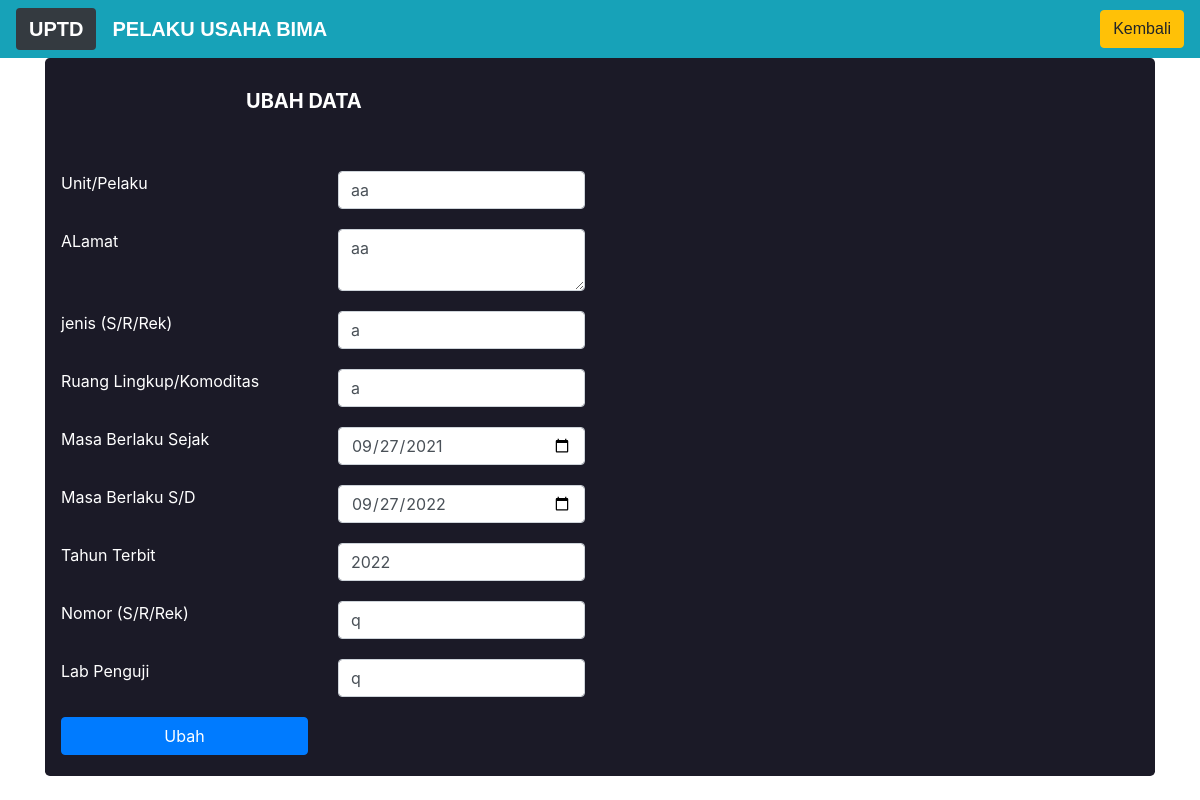
Screenshot of /bimaedit.php?nomor=3 with the database file from the repository.
### tables this page shows
CREATE TABLE `bima` (
  `nomor` int(50) NOT NULL,
  `unit` varchar(50) NOT NULL,
  `alamat` text NOT NULL,
  `jenis` varchar(50) NOT NULL,
  `rlk` varchar(50) NOT NULL,
  `mulai` date NOT NULL,
  `sampai` date NOT NULL,
  `tahun` int(20) NOT NULL,
  `rek` varchar(50) NOT NULL,
  `lab` varchar(50) NOT NULL
);

### bimaedit.php (the view, shortened to what this page needs)
<!DOCTYPE html>
<html>
<head>
	<link rel="stylesheet" href="css/bootstrap.css">
	<link rel="stylesheet" href="css/bootstrap.min.css">
  <link rel="stylesheet" type="text/css" href="css/editlobar.css">
</head>
<body style="background-image: url(css/q.png)">
<nav class="navbar navbar-expand-lg navbar-dark bg-info">
  <a class="navbar-brand btn bg-dark" href="#"><b>UPTD</b></a>
  <a class="navbar-brand" href="#"><b>PELAKU USAHA BIMA</b></a>
  <div class="collapse navbar-collapse" id="navbarNav">
    <ul class="navbar-nav ml-auto">
	<li class="nav-item">
        <a class=" btn btn-warning " href="bimatampil.php">Kembali</a>
      </li>
    </ul>
  </div>
</nav>
	<div class="container">
    <div class="jumbotron">
    <h4> <b>UBAH DATA</b></h4>
      <div class="col-sm-6">
        <?php
        include "koneksi.php";
        $sql = $koneksi->query("SELECT * FROM bima WHERE nomor=".$_GET['nomor']);
        $s = mysqli_fetch_array($sql);
        ?>
        <form action="bimapedit.php" method="POST">
          <div class="row">
            <div class="col-sm-6">
              <label>Unit/Pelaku</label>
            </div>
            <div class="col-sm-6">
              <input type="text" name="unit" class="form-control" autofocus value="<?php echo $s['unit']?>">
            </div>
          </div>
          <div class="row">
            <div class="col-sm-6">
              <label>ALamat</label>
            </div>
            <div class="col-sm-6">
            <textarea name="alamat" class="form-control" value=""><?php echo $s['alamat']?></textarea>
            </div>
          </div>
          <div class="row">
            <div class="col-sm-6">
              <label>jenis (S/R/Rek)</label>
            </div>
            <div class="col-sm-6">
            <input type="text" name="jenis" class="form-control" value="<?php echo $s['jenis']?>">
            </div>
          </div>
          <div class="row">
            <div class="col-sm-6">
              <label>Ruang Lingkup/Komoditas</label>
            </div>
            <div class="col-sm-6">
            <input type="text" name="rlk" class="form-control" value="<?php echo $s['rlk']?>">
            </div>
          </div>
          <div class="row">
            <div class="col-sm-6">
              <label>Masa Berlaku Sejak</label>
            </div>
            <div class="col-sm-6">
            <input type="date" name="mulai" class="form-control"  value="<?php echo $s['mulai']?>">
            </div>
          </div>
          <div class="row">
            <div class="col-sm-6">
              <label>Masa Berlaku S/D</label>
            </div>
            <div class="col-sm-6">
            <input type="date" name="sampai" class="form-control" value="<?php echo $s['sampai']?>">
            </div>
          </div>
          <div class="row">
            <div class="col-sm-6">
              <label>Tahun Terbit</label>
            </div>
            <div class="col-sm-6">
            <input type="text" name="tahun" class="form-control" value="<?php echo $s['tahun']?>">
            </div>
          </div>
          <div class="row">
            <div class="col-sm-6">
              <label>Nomor (S/R/Rek)</label>
            </div>
            <div class="col-sm-6">
            <input type="text" name="rek" class="form-control" value="<?php echo $s['rek']?>">
            </div>
          </div>
          <div class="row">
            <div class="col-sm-6">
              <label>Lab Penguji</label>
            </div>
            <div class="col-sm-6">
            <input type="text" name="lab" class="form-control" value="<?php echo $s['lab']?>">
            </div>
          </div>
    <div class="row">
      <div class="col-sm-6">
     <button type="submit" class="btn btn-primary btn-block">Ubah</button>
          </div>
        </div>
    </form>
      </div>
</div>
</body>
</html>

### css/editlobar.css (style rules this page uses)
body { background-image:url(r.jpg) ; background-position: center; background-size: cover; height: 100vh; }
.row { margin-bottom: 20px; }
.jumbotron { padding:1px; background:rgb(27, 26, 39); color:white; }
nav { font-family: sans-serif; }
h4 { font-size: 20px; padding-top:30px; padding-bottom: 30px; padding-left: 200px; }

### rows the page displays
bima: unit "aa", alamat "aa", jenis "a", rlk "a", mulai "09/27/2021", sampai "09/27/2022", tahun "2022", rek "q", lab "q"
